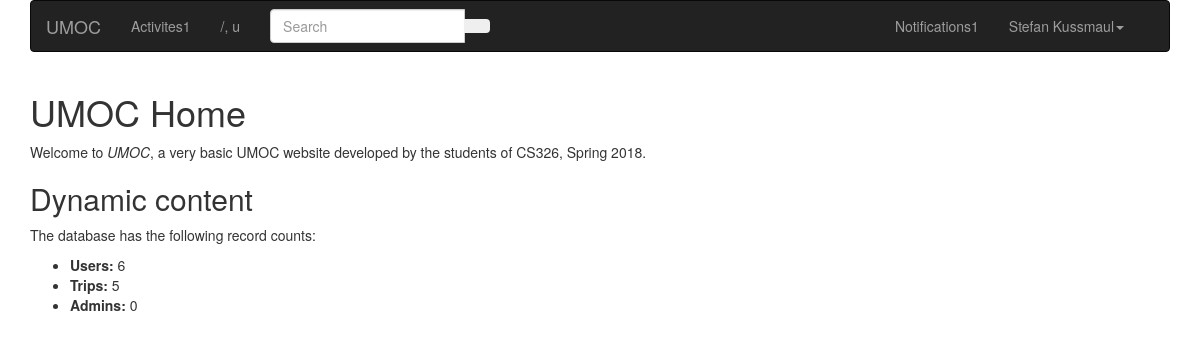
Before: / with the older database file.
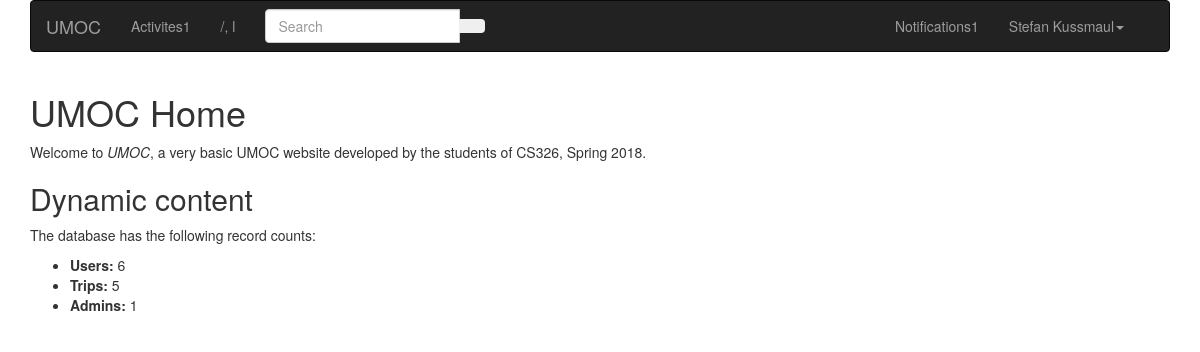
After: the same page with the newer database file.
### umoc/models.py (models this page shows, shortened)
class User(models.Model):
	first_name = models.CharField(max_length=20, help_text='Enter your first name', verbose_name='First Name')
	last_name = models.CharField(max_length=20, help_text='Enter your last name', verbose_name='Last Name')
	dob = models.DateField(verbose_name='Date of Birth', help_text='Enter your birth date in the format "YYYY-MM-DD"')
	email = models.EmailField(max_length=30, unique=True, help_text='Enter your email address')
	password = models.CharField(max_length=20) # TODO: store safely using dedicated authentication
	profile_img = models.ImageField(verbose_name='Profile Image', upload_to=profile_directory_path)
	phone_num = models.CharField(max_length=10, verbose_name='Phone Number', validators=[phone_regex])
	contact_name = models.CharField(max_length=40, help_text='Enter name of an emergency contact', blank=True)
	contact_phone = models.CharField(max_length=10, verbose_name='Contact Phone Number', help_text='Enter phone number for emergency contact', validators=[phone_regex], blank=True)
	can_comment = models.BooleanField(help_text='Set whether user can leave comments on trips', default=True)
	can_join_trip = models.BooleanField(help_text='Allow user to sign up for trips?', default=False)
	ADMIN_LEVELS = (
		('u', 'User'),
		('l', 'Leader'),
		('a', 'Admin'),
	)
	admin_level = models.CharField(max_length=1, choices=ADMIN_LEVELS, default='u')
	class Meta:
		ordering = ['last_name', 'first_name', 'admin_level']
	def __str__(self):
		return '{}, {}'.format(self.last_name, self.first_name)

### umoc/views.py (the view)
# urls.py: path('', views.index, name='index'),
def index(request):
	num_users=User.objects.all().count()
	num_trips=Trip.objects.all().count()
	num_admins=User.objects.filter(admin_level__exact='a').count()
	user = User.objects.filter(first_name__exact='Stefan')[0]
	notifications = user.notification_set.all()
	print ('Found user {}'.format(user))
	print ('User has {} notifications:'.format(len(notifications)))
	for n in notifications:
		print (n)
	return render(
		request,
		'index.html',
		context={'num_users':num_users,'num_trips':num_trips, 'num_admins':num_admins, 'user': user, notifications: notifications },
	)

### umoc/models.py (called while the page is built)
	def __str__(self):
		return 'Notification for {} on {}: "{}"'.format(self.recipient.first_name, self.time_stamp, self.message)

### umoc/templates/index.html (shortened to what this page needs)
{% extends "template.html" %}
{% block content %}
<div class="row">
	<div class="col-md-12">
		<h1>UMOC Home</h1>
		<p>Welcome to <em>UMOC</em>, a very basic UMOC website developed by the students of CS326, Spring 2018.</p>
		<h2>Dynamic content</h2>
		<p>The database has the following record counts:</p>
		<ul>
			<li><strong>Users:</strong> {{ num_users }}</li>
			<li><strong>Trips:</strong> {{ num_trips }}</li>
			<li><strong>Admins:</strong> {{ num_admins }}</li>
		</ul>
	</div>
</div>
{% endblock %}

### umoc/templates/navbar.html (shortened to what this page needs)
<div class="row">
	<div class="col-md-12">
		<nav class="navbar navbar-inverse" role="navigation">
			<div class="navbar-header">
				<a class="navbar-brand" href="{% url 'index' %}">UMOC</a>
			</div>
			<div class="collapse navbar-collapse" id="navbar-collapse-5">
				<ul class="nav navbar-nav">
					<li {% if request.path == "/dashboard/" %}class="active"{% endif %}><a href="{% url 'dashboard' %}">Activites<span class="navbar-unread">1</span></a></li>
					<li><a href="#">{{request.path}}, {{user.admin_level}}</a></li>
				</ul>
				{% if user %}
					<form class="navbar-form navbar-left" action="#" role="search">
						<div class="form-group">
							<div class="input-group">
								<input class="form-control" id="navbarInput-01" type="search" placeholder="Search">
								<span class="input-group-btn">
									<button type="submit" class="btn"></button>
								</span>
							</div>
						</div>
					</form>
					<ul class="nav navbar-nav navbar-right">
						<li class="dropdown">
							<a href="#" class="dropdown-toggle" data-toggle="dropdown">Notifications<span class="navbar-new">1</span></a>
						</li>
						<li class="dropdown">
							<a href="#" class="dropdown-toggle" data-toggle="dropdown">{% block fullname %}{{ user.first_name }} {{ user.last_name }}{% endblock %}<b class="caret"></b></a>
						</li>
						<li {% if request.path == "/profile/" %}class="active"{% endif %}>
							<a href="{% url 'profile' %}">
							</a>
						</li>
					</ul>
				{% endif %}
			</div>
		</nav>
	</div>
</div>

Changed rows visible on the page:
changed User "Stefan": admin_level "u" → "l"
Other visible differences:
{{ num_admins }}: "0" → "1"
